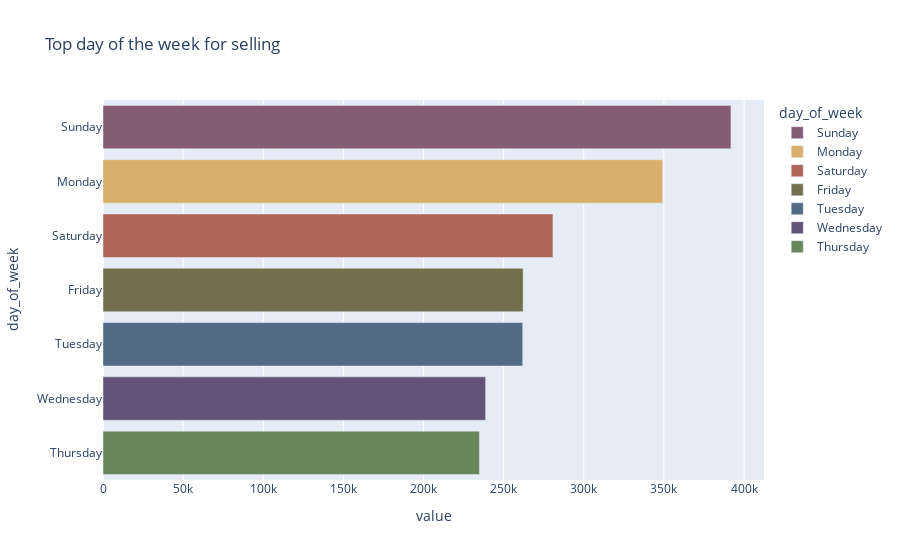

Notebook source saved alongside this figure:
### Code cell
# transformation of the variable day of the week
# changing the name
df_for_plot = df.copy()
df_for_plot['day_of_week'] = df_for_plot['order_dow']
df_for_plot.drop('order_dow', axis=1, inplace=True)
# changing the values
df_for_plot['day_of_week'] = df_for_plot['day_of_week'].replace([0,1,2,3,4,5,6],  
                    ['Sunday','Monday', 'Tuesday', 'Wednesday','Thursday','Friday', 'Saturday'])

# checking the top products (most sold)
top_dow = pd.DataFrame(df_for_plot['day_of_week'].value_counts().head(10)).reset_index()
top_dow.columns = ['day_of_week', 'value']
fig = px.bar(top_dow, y = 'day_of_week', x = 'value', orientation='h', 
            color_discrete_sequence=px.colors.qualitative.Antique, color="day_of_week", 
            title='Top day of the week for selling')
fig.show()

### Figure 1 — Plotly figure (JSON) as saved in the notebook; plotly's stock layout.template omitted (floating-point values rounded to 4 significant figures)
{"data": [{"alignmentgroup": "True", "hovertemplate": "day_of_week=%{y}<br>value=%{x}<extra></extra>", "legendgroup": "Sunday", "marker": {"color": "rgb(133, 92, 117)"}, "name": "Sunday", "offsetgroup": "Sunday", "orientation": "h", "showlegend": true, "textposition": "auto", "type": "bar", "x": [391831], "xaxis": "x", "y": ["Sunday"], "yaxis": "y"}, {"alignmentgroup": "True", "hovertemplate": "day_of_week=%{y}<br>value=%{x}<extra></extra>", "legendgroup": "Monday", "marker": {"color": "rgb(217, 175, 107)"}, "name": "Monday", "offsetgroup": "Monday", "orientation": "h", "showlegend": true, "textposition": "auto", "type": "bar", "x": [349236], "xaxis": "x", "y": ["Monday"], "yaxis": "y"}, {"alignmentgroup": "True", "hovertemplate": "day_of_week=%{y}<br>value=%{x}<extra></extra>", "legendgroup": "Saturday", "marker": {"color": "rgb(175, 100, 88)"}, "name": "Saturday", "offsetgroup": "Saturday", "orientation": "h", "showlegend": true, "textposition": "auto", "type": "bar", "x": [280751], "xaxis": "x", "y": ["Saturday"], "yaxis": "y"}, {"alignmentgroup": "True", "hovertemplate": "day_of_week=%{y}<br>value=%{x}<extra></extra>", "legendgroup": "Friday", "marker": {"color": "rgb(115, 111, 76)"}, "name": "Friday", "offsetgroup": "Friday", "orientation": "h", "showlegend": true, "textposition": "auto", "type": "bar", "x": [262157], "xaxis": "x", "y": ["Friday"], "yaxis": "y"}, {"alignmentgroup": "True", "hovertemplate": "day_of_week=%{y}<br>value=%{x}<extra></extra>", "legendgroup": "Tuesday", "marker": {"color": "rgb(82, 106, 131)"}, "name": "Tuesday", "offsetgroup": "Tuesday", "orientation": "h", "showlegend": true, "textposition": "auto", "type": "bar", "x": [261912], "xaxis": "x", "y": ["Tuesday"], "yaxis": "y"}, {"alignmentgroup": "True", "hovertemplate": "day_of_week=%{y}<br>value=%{x}<extra></extra>", "legendgroup": "Wednesday", "marker": {"color": "rgb(98, 83, 119)"}, "name": "Wednesday", "offsetgroup": "Wednesday", "orientation": "h", "showlegend": true, "textposition": "auto", "type": "bar", "x": [238730], "xaxis": "x", "y": ["Wednesday"], "yaxis": "y"}, {"alignmentgroup": "True", "hovertemplate": "day_of_week=%{y}<br>value=%{x}<extra></extra>", "legendgroup": "Thursday", "marker": {"color": "rgb(104, 133, 92)"}, "name": "Thursday", "offsetgroup": "Thursday", "orientation": "h", "showlegend": true, "textposition": "auto", "type": "bar", "x": [234884], "xaxis": "x", "y": ["Thursday"], "yaxis": "y"}], "layout": {"barmode": "relative", "legend": {"title": {"text": "day_of_week"}, "tracegroupgap": 0}, "title": {"text": "Top day of the week for selling"}, "xaxis": {"anchor": "y", "domain": [0, 1], "title": {"text": "value"}}, "yaxis": {"anchor": "x", "categoryarray": ["Thursday", "Wednesday", "Tuesday", "Friday", "Saturday", "Monday", "Sunday"], "categoryorder": "array", "domain": [0, 1], "title": {"text": "day_of_week"}}}}
